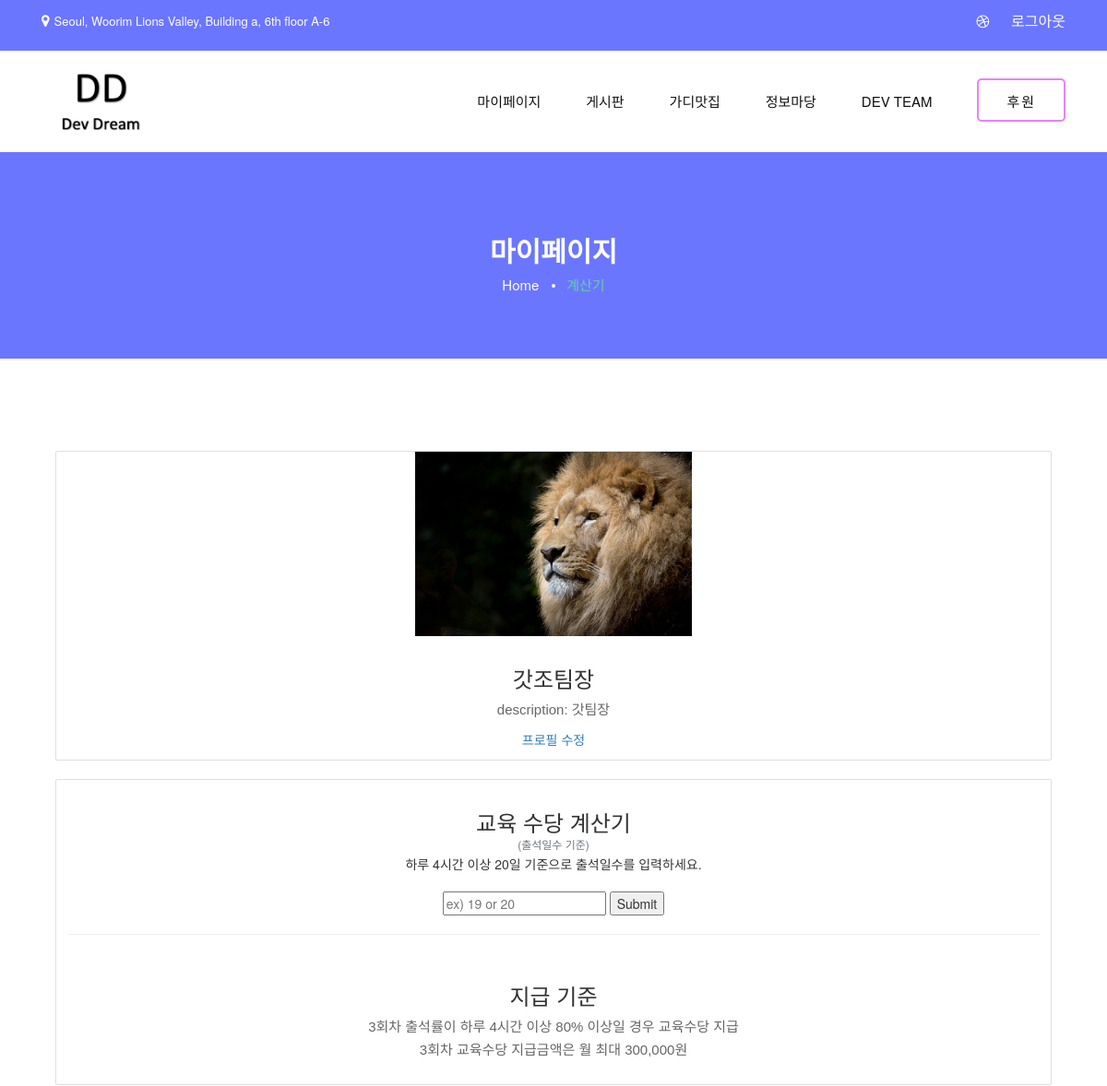
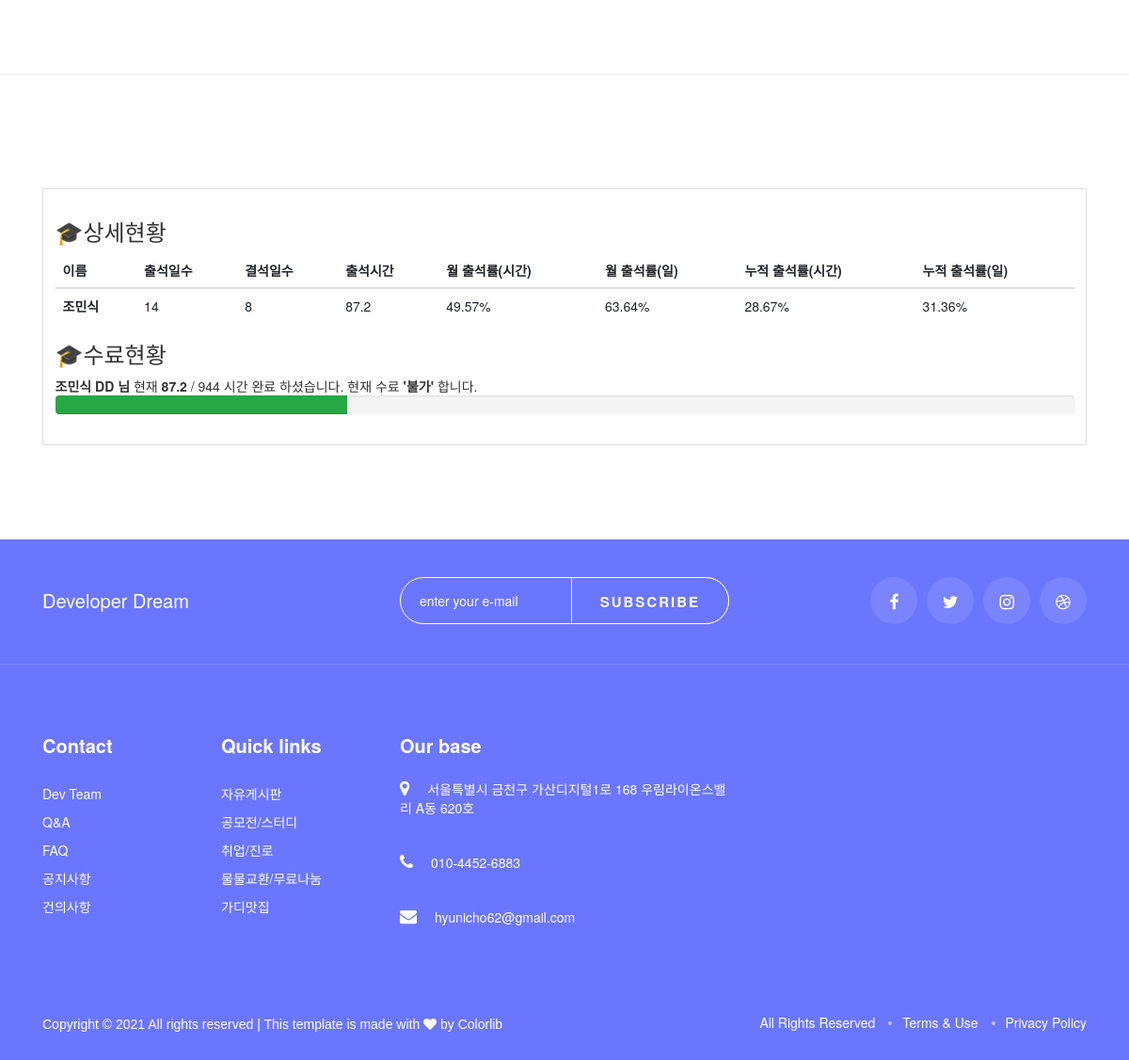
The app's page /calcapp/calcpage_result/ (signed in) with its own data (2 pictures, top to bottom).
### member/models.py (models this page shows)
class Profile(models.Model):
    user_name = models.OneToOneField(Member, on_delete=models.CASCADE)
    description = models.TextField(blank=True)
    nickname = models.CharField(max_length=40, blank=True)
    image = models.ImageField(blank=True) #,upload_to="profile/%Y/%m"

### calcapp/models.py (models this page shows, shortened)
class Attendences(models.Model):
    user_phone = models.ForeignKey(Member, on_delete=models.DO_NOTHING)
    name = models.CharField(max_length=50)
    attend = models.IntegerField(default=0)
    absent = models.IntegerField(default=0)
    time =  models.FloatField()
    time_rate =  models.FloatField()
    day_rate = models.FloatField()
    time_cum_rate = models.FloatField()
    day_cum_rate = models.FloatField()

### calcapp/views.py (the view)
# urls.py: path('calcpage_result/', views.calcpage_result, name="calcpage_result"),
def calcpage_result(request):
    attendancesList = Attendences.objects.all()
    u_phone = request.session['user_phone']
    try: # 나는 학생이니까 정보가 있찌.
        user_info_list = Attendences.objects.get(user_phone_id=u_phone)
        user_profile = Profile.objects.get(user_name_id=u_phone)
        context = {
            'u_phone': u_phone,
            'name': user_info_list.name,
            'attend': user_info_list.attend,
            'absent': user_info_list.absent,
            'time': user_info_list.time,
            'time_rate': user_info_list.time_rate,
            'day_rate': user_info_list.day_rate,
            'time_cum_rate': user_info_list.time_cum_rate,
            'day_cum_rate': user_info_list.day_cum_rate,
            'nickname': user_profile.nickname,
            'description': user_profile.description,
            'image': user_profile.image,
            }
        return render(request, 'calcapp/calcpage_result.html', context)
    except: # 나는 관리자니까 정보가 없지.
        context = {
            'u_phone': u_phone,
            'attendances': attendancesList
        }
        return render(request, 'calcapp/calcpage_result.html', context)

### templates/calcapp/calcpage_result.html (shortened to what this page needs)
{% extends 'mainpage/mainpage.html' %}
{% block content %}
<link rel="stylesheet" href="https://maxcdn.bootstrapcdn.com/bootstrap/3.4.1/css/bootstrap.min.css">
<section class="breadcrumb-option spad set-bg" data-setbg="/static/img/submain-bg.png">
    <div class="container">
        <div class="row">
            <div class="col-lg-12 text-center">
                <div class="breadcrumb__text">
                    <h2>마이페이지</h2>
                    <div class="breadcrumb__links">
                        <a href="{% url 'mainpage:mainhome' %}">Home</a>
                        <span style="color:mediumaquamarine;">계산기</span>
                    </div>
                </div>
            </div>
        </div>
    </div>
</section>
{% if u_phone != '99999999999' %}
<section class="pricing spad">
    <div class="container">
        <div class="col-lg-12 text-center">
            <div class="card">
                <div class="text-center">
                    {% if image %}
                    <img class="round" src="/media/{{image}}" style="max-width: fit-content;" height="200">
                    <br>
                    {% else %}
                    <img class="round" src="https://i.stack.imgur.com/34AD2.jpg" width="200"> <br>
                    {% endif %}
                </div>
                <div class="card-body">
                    {% if nickname %}
                    <h3 class="card-title">{{nickname}}</h3>
                    {% endif %}
                    <p class="card-text">
                        description: {% if description %} {{description}} {% endif %}<br>
                    </p>
                    <a href="#" class="card-link">프로필 수정</a>
                </div>
            </div>
        </div>
    </div>
<br>
    <div class="container">
        <div class="col-lg-12 text-center">
            <div class="card">
                <div class="card-body">
                    <h3 class="card-title">교육 수당 계산기</h3>
                    <h6 class="card-subtitle mb-2 text-muted">(출석일수 기준)</h6>
                    <form action="/calcapp/calcpage/" method="post">
                        하루 4시간 이상 20일 기준으로 출석일수를 입력하세요.<br><br>
                        <input type="text" name="num1" placeholder="ex) 19 or 20">
                        <input type="submit">
                    </form>
                    <hr with="90%">
                    <div class="card-body">
                        <h3 class="card-title">지급 기준</h3>
                        <p class="card-text">
                            3회차 출석률이 하루 4시간 이상 80% 이상일 경우 교육수당 지급<br>
                            3회차 교육수당 지급금액은 월 최대 300,000원<br>
                        </p>
                    </div>
                </div>
            </div>
        </div>
    </div>
</section>
<hr>
{% endif %}
<section class="pricing spad">
    <div class="container">
        <div class="card">
            <div class="card-body">
                <h3>🎓상세현황</h3>
                <table class="table">
                    <thead>
                        <tr>
                            <th scope="col">이름</th>
                            <th scope="col">출석일수</th>
                            <th scope="col">결석일수</th>
                            <th scope="col">출석시간</th>
                            <th scope="col">월 출석률(시간)</th>
                            <th scope="col">월 출석률(일)</th>
                            <th scope="col">누적 출석률(시간)</th>
                            <th scope="col">누적 출석률(일)</th>
                        </tr>
                    </thead>
                    <tbody>
                        {% if u_phone == '99999999999' %}
                        {% for u in attendances %}
                        <tr>
                            <th scope="row">
                                {{u.name}}
                            </th>
                            <td>{{u.attend}}</td>
                            <td>{{u.absent}}</td>
                            <td>{{u.time}}</td>
                            <td>{{u.time_rate}}%</td>
                            <td>{{u.day_rate}}%</td>
                            <td>{{u.time_cum_rate}}%</td>
                            <td>{{u.day_cum_rate}}%</td>
                        </tr>
                        {% endfor %}
                        {% else %}
                        <tr>
                            <th scope="row">
                                {{name}}
                            </th>
                            <td>{{attend}}</td>
                            <td>{{absent}}</td>
                            <td>{{time}}</td>
                            <td>{{time_rate}}%</td>
                            <td>{{day_rate}}%</td>
                            <td>{{time_cum_rate}}%</td>
                            <td>{{day_cum_rate}}%</td>
                        </tr>
                        {% endif %}
                </table>
                <h3>🎓수료현황</h3>
                {% if u_phone == '99999999999' %}
                {% for u in attendances %}
                <div class="progress">
                    <div class="progress-bar bg-success" role="progressbar" style="width: {{u.time_cum_rate}}%"
                        aria-valuenow="25" aria-valuemin="0" aria-valuemax="100">
                    </div>
                </div>
                {% endfor %}
                {% else %}
                <strong>{{name}} DD 님</strong> 현재 <strong>{{time}}</strong> / 944 시간 완료 하셨습니다.
                {% if time < 800 %} 현재 수료 <strong>'불가'</strong> 합니다.
                    {% elif time >= 800 %}
                    현재 수료 <strong>'가능'</strong> 합니다.
                    {% endif %}
                    <div class="progress">
                        <div class="progress-bar bg-success" role="progressbar" style="width: {{time_cum_rate}}%"
                            aria-valuenow="25" aria-valuemin="0" aria-valuemax="100">
                        </div>
                    </div>
                    {% endif %}
            </div>
        </div>
    </div>
</section>
<br><br>
{% endblock %}

### templates/mainpage/mainpage.html (shortened to what this page needs)
{% include 'mainpage/load-box.html' %}
</head>
<body>
    {% include 'mainpage/header-box.html' %}
    {% block content %}{% endblock content %}
    {% include 'mainpage/footer-box.html' %}
</body>
</html>

### templates/mainpage/load-box.html (shortened to what this page needs)
<!DOCTYPE html>
<html lang="en">
<head>
    <link rel="stylesheet" href="/static/css/bootstrap.min.css" type="text/css">
    <link rel="stylesheet" href="/static/css/bootstrap.css" type="text/css">
    <link rel="stylesheet" href="/static/css/font-awesome.min.css" type="text/css">
    <link rel="stylesheet" href="/static/css/flaticon.css" type="text/css">
    <link rel="stylesheet" href="/static/css/nice-select.css" type="text/css">
    <link rel="stylesheet" href="/static/css/jquery-ui.min.css" type="text/css">
    <link rel="stylesheet" href="/static/css/magnific-popup.css" type="text/css">
    <link rel="stylesheet" href="/static/css/owl.carousel.min.css" type="text/css">
    <link rel="stylesheet" href="/static/css/slicknav.min.css" type="text/css">
    <link rel="stylesheet" href="/static/css/style.css" type="text/css">
    <link rel="stylesheet" href="https://cdn.jsdelivr.net/npm/bootstrap@4.5.3/dist/css/bootstrap.min.css"
>

### templates/mainpage/header-box.html (shortened to what this page needs)
<div class="header">
    <div class="header__top">
        <div class="container">
            <div class="row">
                <div class="col-lg-8">
                    <ul class="header__top__left">
                        <li><i class="fa fa-map-marker"></i>Seoul, Woorim Lions Valley, Building a, 6th floor A-6</li>
                    </ul>
                </div>
                <div class="col-lg-4">
                    <div class="header__top__right">
                        <a href="https://github.com/haeinyy/webproject_communitysite"><i class="fa fa-dribbble"></i></a>
                        <a href="{% url 'member:logout' %}" id="header-box-logout__btn">로그아웃</a>
                    </div>
                </div>
            </div>
        </div>
    </div>
    <div class="container">
        <div class="row">
            <div class="col-lg-2">
                <div class="header__logo">
                    <a href="{% url 'mainpage:mainhome' %}">
                        <img src='/static/img/log.png' width="100" height="auto" style="float: none; margin:0 auto;">
                    </a>
                </div>
            </div>
            <div class="col-lg-10">
                <div class="header__menu__option">
                    <nav class="header__menu">
                        <ul>
                            <li><a href="{% url 'calcapp:calcpage_result' %}" id="ajax_button">마이페이지</a>
                            </li>
                            <li><a href="{% url 'boardapp:freeboard' %}">게시판</a>
                            </li>
                            <li><a href="{% url 'restaurant:rest' %}">가디맛집</a>
                            </li>
                            <li><a href="{% url 'calcapp:notice' %}">정보마당</a>
                            </li>
                            <li><a href="{% url 'calcapp:contact' %}">Dev Team</a></li>
                        </ul>
                    </nav>
                    <div class="header__btn">
                        <a href="{% url 'calcapp:donation' %}" class="primary-btn">후원</a>
                    </div>
                </div>
            </div>
        </div>
    </div>
</div>

### templates/calcapp/calcpage_common.html (shortened to what this page needs)
{% load static %}

### templates/mainpage/footer-box.html (shortened to what this page needs)
{% load static %}
<div class="footer">
    <div class="footer__top">
        <div class="container">
            <div class="row">
                <div class="col-lg-4 col-md-4">
                    <div class="footer__logo">
                        <a href="{% url 'mainpage:mainhome' %}" style="color:white; font-size:20px;">Developer Dream</a>
                    </div>
                </div>
                <div class="col-lg-4 col-md-8">
                    <div class="footer__newslatter">
                        <form action="#">
                            <input type="text" placeholder="enter your e-mail">
                            <button type="submit" class="site-btn">Subscribe</button>
                        </form>
                    </div>
                </div>
                <div class="col-lg-4 col-md-12">
                    <div class="footer__social">
                        <a href="#"><i class="fa fa-facebook"></i></a>
                        <a href="#"><i class="fa fa-twitter"></i></a>
                        <a href="#"><i class="fa fa-instagram"></i></a>
                        <a href="#"><i class="fa fa-dribbble"></i></a>
                    </div>
                </div>
            </div>
        </div>
    </div>
    <div class="container">
        <div class="row">
            <div class="col-lg-2 col-md-3 col-sm-6">
                <div class="footer__widget">
                    <h5>Contact</h5>
                    <ul>
                        <li><a href="{% url 'calcapp:contact' %}">Dev Team</a></li>
                        <li><a href="{% url 'calcapp:qna' %}">Q&A</a></li>
                        <li><a href="{% url 'calcapp:faq' %}">FAQ</a></li>
                        <li><a href="{% url 'calcapp:notice' %}">공지사항</a></li>
                        <li><a href="{% url 'calcapp:suggest' %}">건의사항</a></li>
                    </ul>
                </div>
            </div>
            <div class="col-lg-2 col-md-3 col-sm-6">
                <div class="footer__widget">
                    <h5>Quick links</h5>
                    <ul>
                        <li><a href="{% url 'boardapp:freeboard' %}">자유게시판</a></li>
                        <li><a href="{% url 'boardapp:freeboard' %}">공모전/스터디</a></li>
                        <li><a href="{% url 'boardapp:freeboard' %}">취업/진로</a></li>
                        <li><a href="{% url 'boardapp:freeboard' %}">물물교환/무료나눔</a></li>
                        <li><a href="{% url 'restaurant:rest' %}">가디맛집</a></li>
                    </ul>
                </div>
            </div>
            <div class="col-lg-4 col-md-6 col-sm-6">
                <div class="footer__address">
                    <h5>Our base</h5>
                    <ul>
                        <li><i class="fa fa-map-marker"></i> 서울특별시 금천구 가산디지털1로 168 우림라이온스밸리 A동 620호</li>
                        <li><i class="fa fa-phone"></i> 010-4452-6883</li>
                        <li><i class="fa fa-envelope"></i> hyunicho62@gmail.com</li>
                    </ul>
                </div>
            </div>
            <div class="col-lg-4 col-md-12 col-sm-6">
                <div id="map" style="width:400px;height:250px;"></div>
            </div>
        </div>
    </div>
    <div class="footer__copyright">
        <div class="container">
            <div class="row">
                <div class="col-lg-7">
                    <div class="footer__copyright__text">
                        <p>Copyright &copy;
                            <script>document.write(new Date().getFullYear());</script> All rights reserved | This
                            template is made with <i class="fa fa-heart" aria-hidden="true"></i> by <a
                                href="https://colorlib.com" target="_blank">Colorlib</a>
                        </p>
                    </div>
                </div>
                <div class="col-lg-5">
                    <ul>
                        <li>All Rights Reserved</li>
                        <li>Terms & Use</li>
                        <li>Privacy Policy</li>
                    </ul>
                </div>
            </div>
        </div>
    </div>
</div>

### templates/mainpage/js-script.html (shortened to what this page needs)
<!-- {% load static %}
<script src="{% static 'js/jquery-3.3.1.min.js' %}"></script>
<script src="{% static 'js/bootstrap.min.js' %}"></script>
<script src="{% static 'js/jquery.magnific-popup.min.js' %}"></script>
<script src="{% static 'js/masonry.pkgd.min.js' %}"></script>
<script src="{% static 'js/jquery-ui.min.js' %}"></script>
<script src="{% static 'js/jquery.nice-select.min.js' %}"></script>
<script src="{% static 'js/jquery.slicknav.js' %}"></script>
<script src="{% static 'js/owl.carousel.min.js' %}"></script>
<script src="{% static 'js/main.js' %}"></script> -->

### records on screen
Profile: image (picture), nickname "갓조팀장", description "갓팀장"
Attendences: name "조민식", time "87.2", time_rate "49.57", day_rate "63.64", time_cum_rate "28.67", day_cum_rate "31.36"

### other values on screen
{{ attend }} "14"
{{ absent }} "8"
